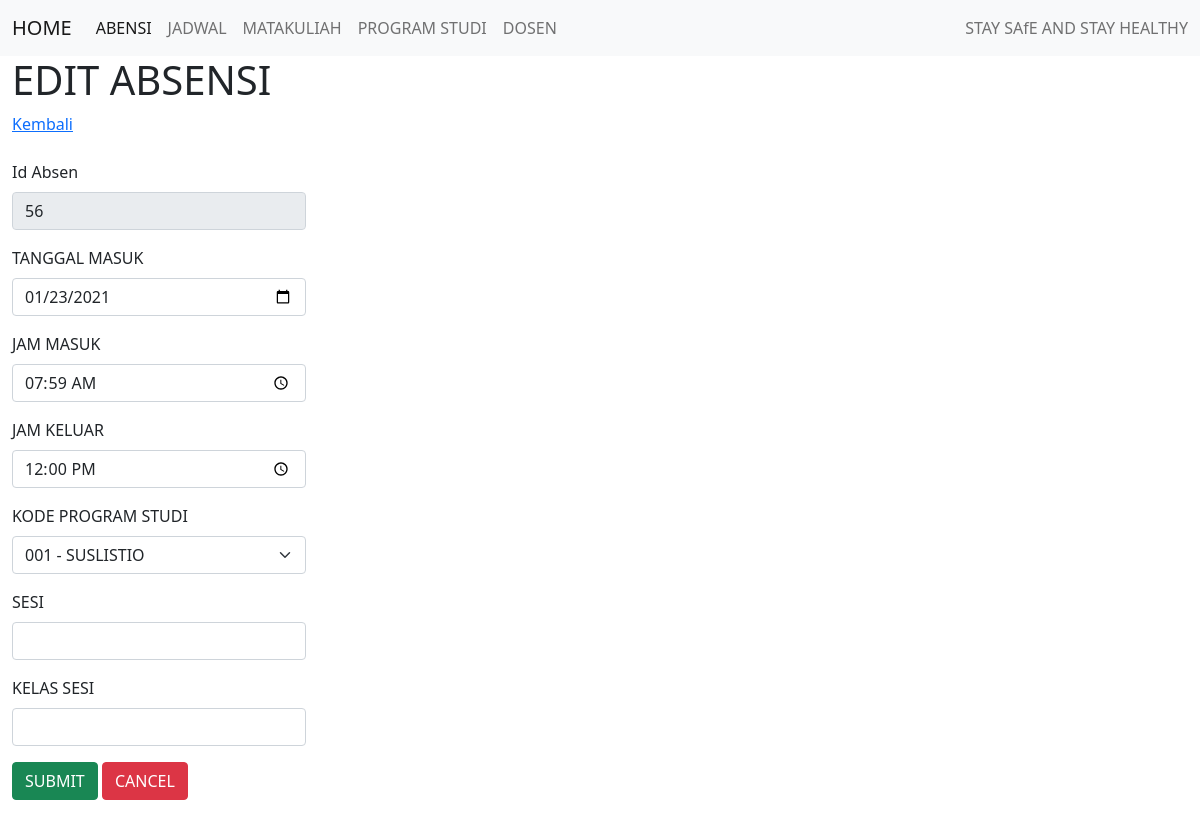
The page /edit_absensi.php?id=56 on the database its author committed.
### tables this page shows
CREATE TABLE `tblabsen` (
  `idabsen` int(5) NOT NULL,
  `tglabsen` date DEFAULT NULL,
  `masuk` time DEFAULT NULL,
  `keluar` time DEFAULT NULL,
  `kodedosen` varchar(5) DEFAULT NULL,
  `sesi` char(1) DEFAULT NULL,
  `kelassesi` varchar(8) DEFAULT NULL
);

### koneksi.php (called while the page is built)
<?php
    class Connection {
        public function get_connection(){
            $host       = "localhost";
            $database   = "absensi";
            $username   = "root";
            $password   = "";
            $connect = new mysqli($host, $username, $password, $database);
            return $connect;
        }
    }
?>

### model.php (called while the page is built, shortened)
<?php
    include 'koneksi.php';
    class Model extends Connection{
        public function __construct(){
            $this->conn = $this->get_connection();
        }
        public function tampil_dosen(){
            $sql = "SELECT * FROM tbldosen";
            $bind = $this->conn->query($sql);
            while ($obj = $bind->fetch_object()) {
                $baris[] = $obj;
            }
            if (!empty($baris)) {
                return $baris;
            }
        }
    public function edit_absen($id)
    {
        $sql = "SELECT * FROM tblabsen WHERE idabsen = '$id'";
        $bind = $this->conn->query($sql);
        while ($obj = $bind->fetch_object()) {
            $baris = $obj;
        }
        return $baris;
    }
    }
?>

### edit_absensi.php (the view, shortened to what this page needs)
<?php
include 'model.php';
$id = $_GET['id'];
$model = new Model();
$data = $model->edit_absen($id);
?>
<html>
<head>
  <link href="https://cdn.jsdelivr.net/npm/bootstrap@5.0.0-beta3/dist/css/bootstrap.min.css" rel="stylesheet">
</head>
<Body>
  <?php
  include 'navbar.php';
  ?>
  <div class="container-fluid">
    <h1>EDIT ABSENSI</h1>
    <a href="absensi.php">Kembali</a>
    <br><br>
    <form action="proces.php" method="post">
      <div class="col-3">
        <div class="mb-3">
          <label class="form-label">Id Absen</label>
          <input type="text" name="idabsen" value="<?= $data->idabsen ?>" class="form-control" readonly>
        </div>
        <div class="mb-3">
          <label class="form-label">TANGGAL MASUK</label>
          <input type="date" name="tglabsen" value="<?= $data->tglabsen ?>" class="form-control">
        </div>
        <div class="mb-3">
          <label class="form-label">JAM MASUK</label>
          <input type="time" name="masuk" value="<?= $data->masuk ?>" class="form-control">
        </div>
        <div class="mb-3">
          <label class="form-label">JAM KELUAR</label>
          <input type="time" name="keluar" value="<?= $data->keluar ?>" class="form-control">
        </div>
        <div class="mb-3">
          <label class="form-label">KODE PROGRAM STUDI</label>
          <select name="dosen" class="form-select">
            <?php
            $result = $model->tampil_dosen();
            if (!empty($result)) {
              foreach ($result as $data) : ?>
                <option value="<?= $data->kodedosen ?>"><?= $data->kodedosen ?> - <?= $data->namadosen ?></option>
            <?php endforeach;
            } ?>
          </select>
        </div>
        <div class="mb-3">
          <label class="form-label">SESI</label>
          <input type="number" name="sesi" value="<?= $data->sesi ?>" class="form-control">
        </div>
        <div class="mb-3">
          <label class="form-label">KELAS SESI</label>
          <input type="text" name="kelassesi" value="<?= $data->kelassesi?>" class="form-control">
        </div>
        <button type="submit" name="edit_absen" class="btn btn-success">SUBMIT</button>
        <button type="reset" class="btn btn-danger">CANCEL</button>
      </div>
    </form>
  </div>
</Body>
</html>

### rows shown on the page
tblabsen: idabsen "56", tglabsen "01/23/2021", masuk "07:59:00", keluar "12:00:00"

### other values the page prints
form field dosen "001 - SUSLISTIO"
